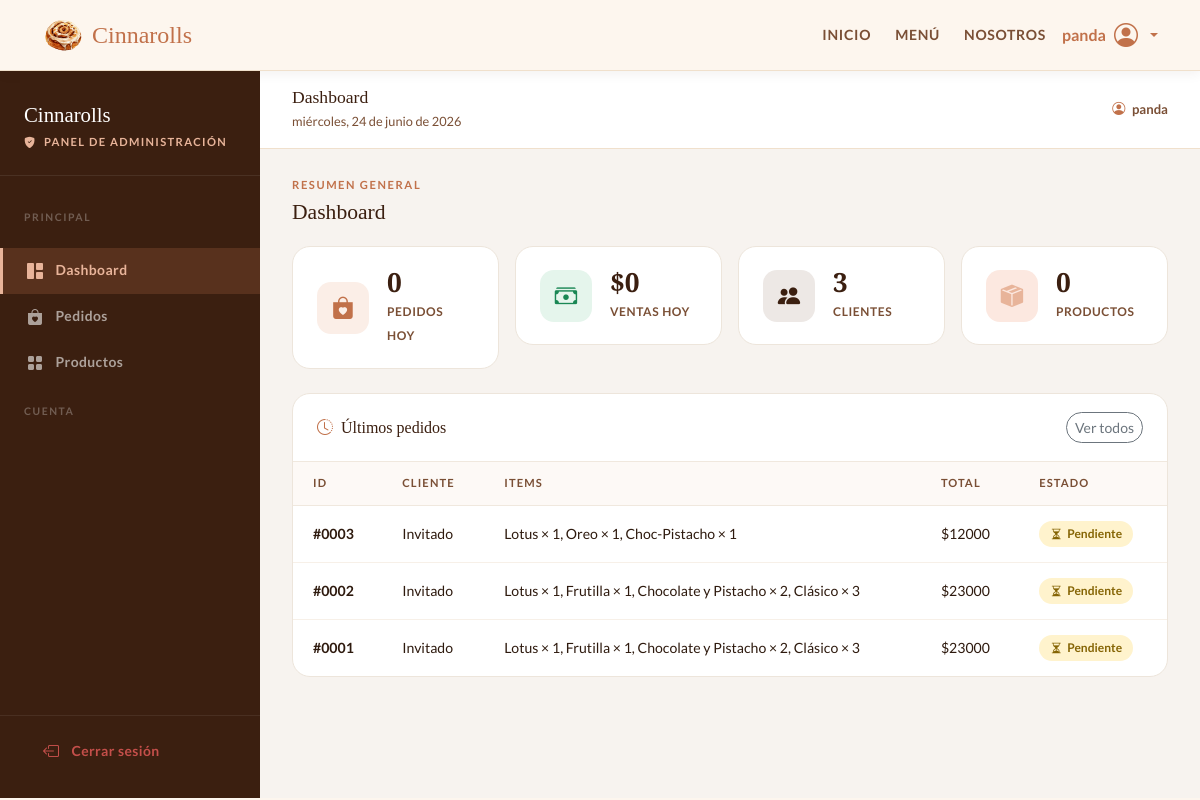
Page /panel-admin/ (signed in) on the earlier database version.
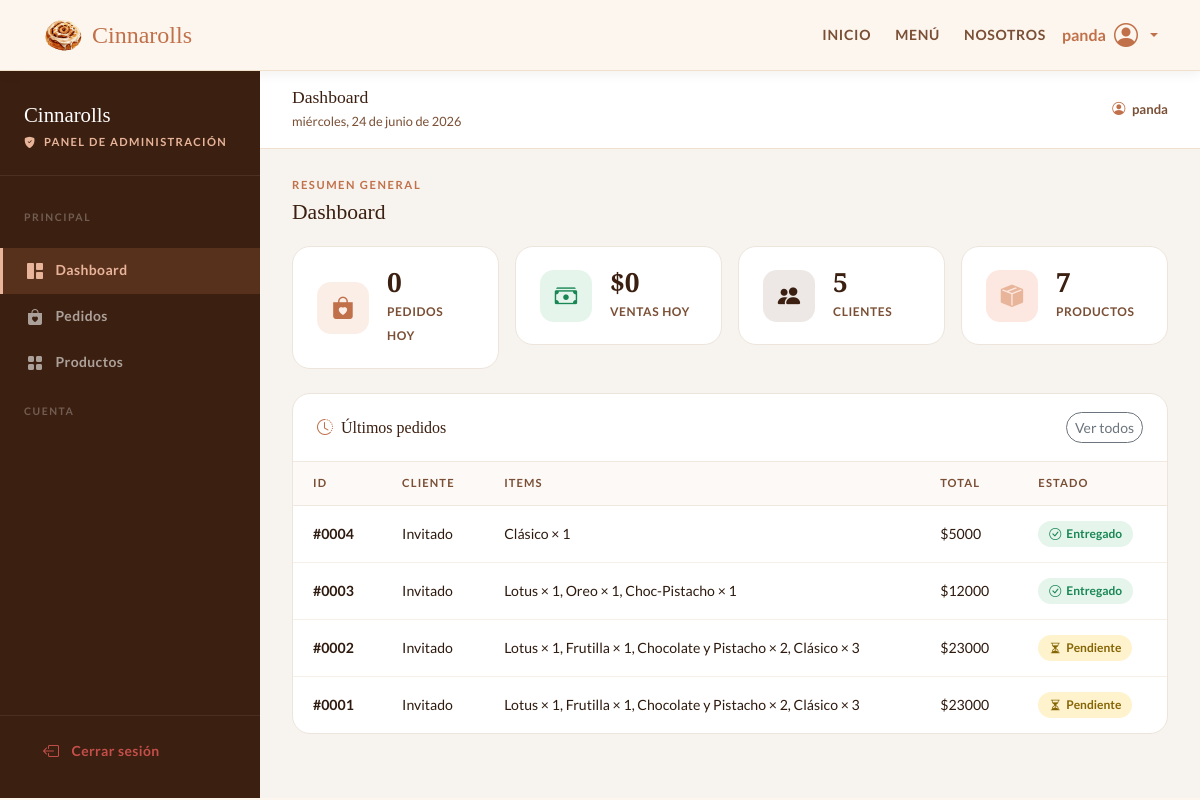
Same page on the later database version.
### appcanela/models.py (models this page shows, shortened)
class Pedido(models.Model):
    ESTADO_CHOICES = [
        ('pendiente', 'Pendiente'),
        ('preparando', 'Preparando'),
        ('entregado', 'Entregado'),
    ]
    PAGO_CHOICES = [
        ('credito', 'Crédito'),
        ('debito', 'Débito'),
        ('efectivo', 'Efectivo'),
    ]
    usuario = models.ForeignKey(User, on_delete=models.SET_NULL, null=True, blank=True)
    nombre_cliente = models.CharField(max_length=100, blank=True, null=True)
    metodo_pago = models.CharField(max_length=20, choices=PAGO_CHOICES)
    subtotal = models.IntegerField()
    total = models.IntegerField()
    estado = models.CharField(max_length=20, choices=ESTADO_CHOICES, default='pendiente')
    creado_en = models.DateTimeField(auto_now_add=True)
    direccion_entrega = models.CharField(max_length=200, blank=True, null=True)
    fecha_entrega = models.DateField(blank=True, null=True)
    correo_invitado = models.EmailField(blank=True, null=True)

class ItemPedido(models.Model):
    pedido = models.ForeignKey(Pedido, on_delete=models.CASCADE, related_name='items')
    nombre = models.CharField(max_length=100)
    precio = models.IntegerField()
    cantidad = models.IntegerField(default=1)

### appcanela/views.py (the view)
# urls.py: path('panel-admin/', views.panel_admin, name='panel_admin'),
@user_passes_test(lambda u: u.is_staff)
def panel_admin(request):
    hoy = timezone.now().date()
    pedidos_hoy = Pedido.objects.filter(creado_en__date=hoy)
    ventas_hoy = pedidos_hoy.aggregate(Sum("total"))["total__sum"] or 0
    context = {
        "pedidos_hoy_count": pedidos_hoy.count(),
        "ventas_hoy": ventas_hoy,
        "total_clientes": User.objects.count(),
        "productos": Producto.objects.all(),
        "ultimos_pedidos": Pedido.objects.order_by("-creado_en")[:5],
        "todos_pedidos": Pedido.objects.all().order_by("-creado_en"),
    }
    return render(request, 'appcanela/panel_admin.html', context)

### appcanela/templates/appcanela/panel_admin.html (shortened to what the changed rows need)
{% load static %}
<!DOCTYPE html>
<html lang="es">
<head>
    <link href="https://cdn.jsdelivr.net/npm/bootstrap@5.3.8/dist/css/bootstrap.min.css" rel="stylesheet">
    <link href="https://cdn.jsdelivr.net/npm/bootstrap-icons@1.11.3/font/bootstrap-icons.min.css" rel="stylesheet"/>
    <link rel="stylesheet" href="{% static 'appcanela/css/mystyle.css' %}">
</head>
<body>
    <div class="admin-wrap">
        <main class="admin-main">
            <div class="admin-content">
                <div id="tab-dashboard" class="admin-tab-content active">
                    <h2 class="admin-section-title">Dashboard</h2>
                    <div class="row g-3 mb-4">
                        <div class="col-6 col-lg-3">
                            <div class="stat-card">
                                <div class="stat-body">
                                    <strong>{{ total_clientes }}</strong>
                                    <span>Clientes</span>
                                </div>
                            </div>
                        </div>
                        <div class="col-6 col-lg-3">
                            <div class="stat-card">
                                <div class="stat-body">
                                    <strong>{{ productos.count }}</strong>
                                    <span>Productos</span>
                                </div>
                            </div>
                        </div>
                    </div>
                    <div class="admin-panel">
                        <table class="admin-table">
                            <thead>
                                <tr>
                                    <th>ID</th>
                                    <th>Cliente</th>
                                    <th>Items</th>
                                    <th>Total</th>
                                    <th>Estado</th>
                                </tr>
                            </thead>
                            <tbody>
                                {% for pedido in ultimos_pedidos %}
                                <tr>
                                    <td><strong>#{{ pedido.pk|stringformat:"04d" }}</strong></td>
                                    <td>{{ pedido.nombre_cliente|default:"Invitado" }}</td>
                                    <td>
                                        {% for item in pedido.items.all %}
                                            {{ item.nombre }} × {{ item.cantidad }}{% if not forloop.last %}, {% endif %}
                                        {% empty %}—{% endfor %}
                                    </td>
                                    <td>${{ pedido.total|floatformat:0 }}</td>
                                    <td>
                                        {% if pedido.estado == 'pendiente' %}
                                            <span class="order-status status-pendiente"><i class="bi bi-hourglass-split"></i> Pendiente</span>
                                        {% elif pedido.estado == 'preparando' %}
                                            <span class="order-status status-preparando"><i class="bi bi-fire"></i> Preparando</span>
                                        {% else %}
                                            <span class="order-status status-entregado"><i class="bi bi-check-circle"></i> Entregado</span>
                                        {% endif %}
                                    </td>
                                </tr>
                                {% empty %}
                                <tr class="admin-table-empty">
                                    <td colspan="5"><i class="bi bi-inbox me-2"></i>No hay pedidos aún</td>
                                </tr>
                                {% endfor %}
                            </tbody>
                        </table>
                    </div>
                </div>
            </div>
        </main>
    </div>
</body>
</html>

Differences in the rows shown:
added Pedido: pk "0004", nombre_cliente "Invitado", total "5000", estado "entregado" (drawn)
added ItemPedido: nombre "Clásico", cantidad "1", shown under "0004"
changed Pedido "0003": estado "Pendiente" → "Entregado"
Other differences:
{{ total_clientes }}: "3" → "5"
{{ productos.count }}: "0" → "7"
